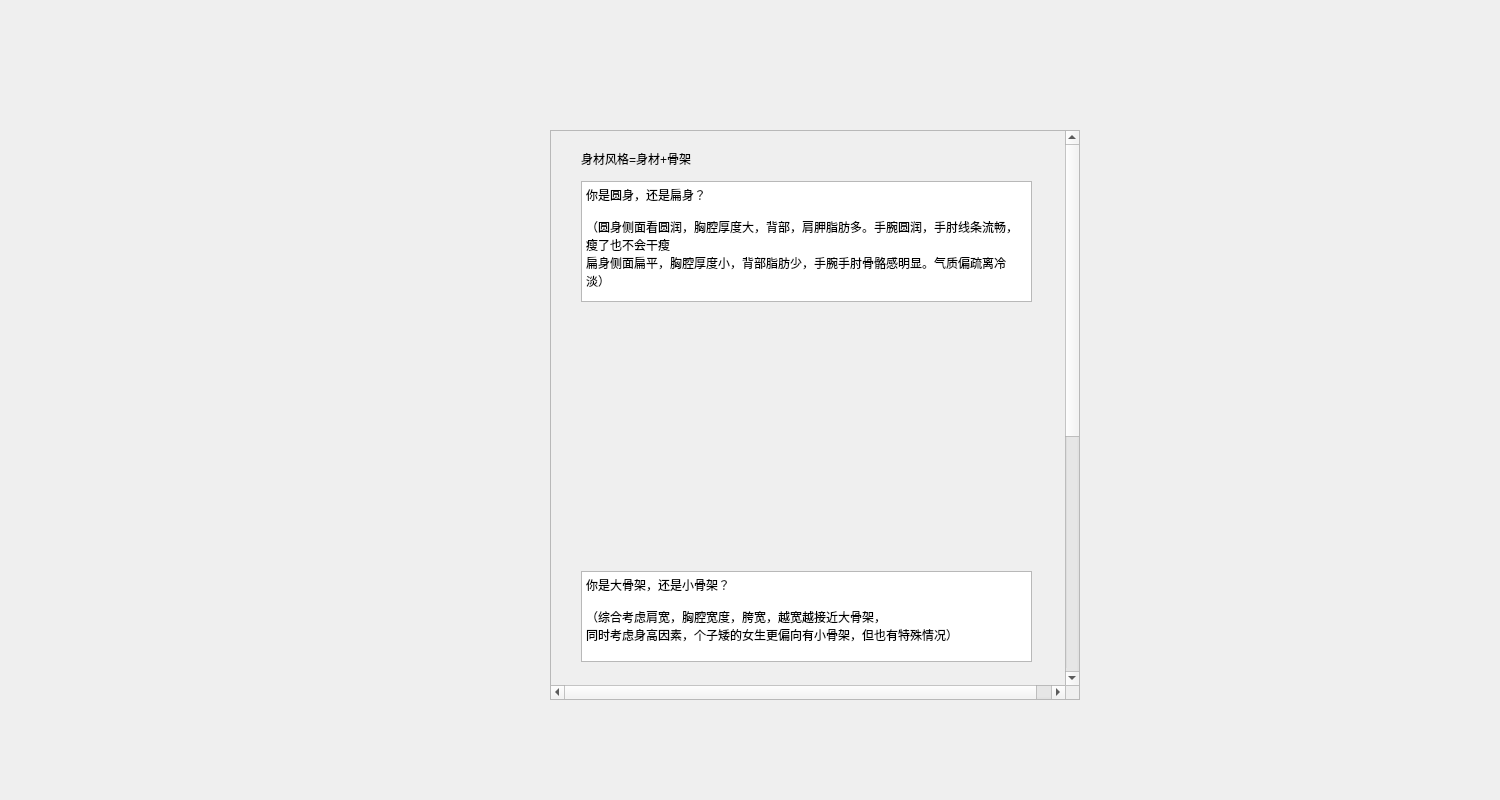
<?xml version="1.0" encoding="UTF-8"?>
<ui version="4.0">
 <class>coldbone</class>
 <widget class="QWidget" name="coldbone">
  <property name="geometry">
   <rect>
    <x>0</x>
    <y>0</y>
    <width>1500</width>
    <height>800</height>
   </rect>
  </property>
  <property name="windowTitle">
   <string>Form</string>
  </property>
  <widget class="QScrollArea" name="scrollArea">
   <property name="geometry">
    <rect>
     <x>550</x>
     <y>130</y>
     <width>530</width>
     <height>570</height>
    </rect>
   </property>
   <property name="minimumSize">
    <size>
     <width>20</width>
     <height>20</height>
    </size>
   </property>
   <property name="verticalScrollBarPolicy">
    <enum>Qt::ScrollBarAlwaysOn</enum>
   </property>
   <property name="horizontalScrollBarPolicy">
    <enum>Qt::ScrollBarAlwaysOn</enum>
   </property>
   <property name="widgetResizable">
    <bool>false</bool>
   </property>
   <widget class="QWidget" name="scrollAreaWidgetContents">
    <property name="geometry">
     <rect>
      <x>0</x>
      <y>0</y>
      <width>530</width>
      <height>1000</height>
     </rect>
    </property>
    <property name="minimumSize">
     <size>
      <width>500</width>
      <height>1000</height>
     </size>
    </property>
    <widget class="QLabel" name="label">
     <property name="geometry">
      <rect>
       <x>30</x>
       <y>20</y>
       <width>161</width>
       <height>16</height>
      </rect>
     </property>
     <property name="text">
      <string>身材风格=身材+骨架</string>
     </property>
    </widget>
    <widget class="QLabel" name="label_2">
     <property name="geometry">
      <rect>
       <x>30</x>
       <y>180</y>
       <width>211</width>
       <height>241</height>
      </rect>
     </property>
     <property name="text">
      <string/>
     </property>
    </widget>
    <widget class="QLabel" name="label_3">
     <property name="geometry">
      <rect>
       <x>260</x>
       <y>180</y>
       <width>211</width>
       <height>241</height>
      </rect>
     </property>
     <property name="text">
      <string/>
     </property>
    </widget>
    <widget class="QLabel" name="label_4">
     <property name="geometry">
      <rect>
       <x>30</x>
       <y>540</y>
       <width>211</width>
       <height>261</height>
      </rect>
     </property>
     <property name="text">
      <string/>
     </property>
    </widget>
    <widget class="QLabel" name="label_5">
     <property name="geometry">
      <rect>
       <x>250</x>
       <y>540</y>
       <width>231</width>
       <height>251</height>
      </rect>
     </property>
     <property name="text">
      <string/>
     </property>
    </widget>
    <widget class="QLabel" name="label_6">
     <property name="geometry">
      <rect>
       <x>30</x>
       <y>820</y>
       <width>391</width>
       <height>16</height>
      </rect>
     </property>
     <property name="text">
      <string>综合考虑你的身材类型与骨骼类型，选择你的身材风格是？</string>
     </property>
    </widget>
    <widget class="QRadioButton" name="radioButton">
     <property name="geometry">
      <rect>
       <x>30</x>
       <y>850</y>
       <width>115</width>
       <height>19</height>
      </rect>
     </property>
     <property name="text">
      <string>大骨架圆身材</string>
     </property>
    </widget>
    <widget class="QRadioButton" name="radioButton_2">
     <property name="geometry">
      <rect>
       <x>30</x>
       <y>880</y>
       <width>115</width>
       <height>19</height>
      </rect>
     </property>
     <property name="text">
      <string>大骨架扁身材</string>
     </property>
    </widget>
    <widget class="QRadioButton" name="radioButton_3">
     <property name="geometry">
      <rect>
       <x>250</x>
       <y>850</y>
       <width>181</width>
       <height>19</height>
      </rect>
     </property>
     <property name="text">
      <string>小/中等骨架圆身材</string>
     </property>
    </widget>
    <widget class="QRadioButton" name="radioButton_4">
     <property name="geometry">
      <rect>
       <x>250</x>
       <y>880</y>
       <width>161</width>
       <height>19</height>
      </rect>
     </property>
     <property name="text">
      <string>小/中等骨架扁身材</string>
     </property>
    </widget>
    <widget class="QTextBrowser" name="textBrowser_3">
     <property name="geometry">
      <rect>
       <x>30</x>
       <y>50</y>
       <width>451</width>
       <height>121</height>
      </rect>
     </property>
     <property name="html">
      <string>&lt;!DOCTYPE HTML PUBLIC &quot;-//W3C//DTD HTML 4.0//EN&quot; &quot;http://www.w3.org/TR/REC-html40/strict.dtd&quot;&gt;
&lt;html&gt;&lt;head&gt;&lt;meta name=&quot;qrichtext&quot; content=&quot;1&quot; /&gt;&lt;style type=&quot;text/css&quot;&gt;
p, li { white-space: pre-wrap; }
&lt;/style&gt;&lt;/head&gt;&lt;body style=&quot; font-family:'SimSun'; font-size:9pt; font-weight:400; font-style:normal;&quot;&gt;
&lt;p style=&quot; margin-top:0px; margin-bottom:0px; margin-left:0px; margin-right:0px; -qt-block-indent:0; text-indent:0px;&quot;&gt;你是圆身，还是扁身？&lt;/p&gt;
&lt;p style=&quot;-qt-paragraph-type:empty; margin-top:0px; margin-bottom:0px; margin-left:0px; margin-right:0px; -qt-block-indent:0; text-indent:0px;&quot;&gt;&lt;br /&gt;&lt;/p&gt;
&lt;p style=&quot; margin-top:0px; margin-bottom:0px; margin-left:0px; margin-right:0px; -qt-block-indent:0; text-indent:0px;&quot;&gt;（圆身侧面看圆润，胸腔厚度大，背部，肩胛脂肪多。手腕圆润，手肘线条流畅，瘦了也不会干瘦&lt;/p&gt;
&lt;p style=&quot; margin-top:0px; margin-bottom:0px; margin-left:0px; margin-right:0px; -qt-block-indent:0; text-indent:0px;&quot;&gt;扁身侧面扁平，胸腔厚度小，背部脂肪少，手腕手肘骨骼感明显。气质偏疏离冷淡）&lt;/p&gt;&lt;/body&gt;&lt;/html&gt;</string>
     </property>
    </widget>
    <widget class="QTextBrowser" name="textBrowser_2">
     <property name="geometry">
      <rect>
       <x>30</x>
       <y>440</y>
       <width>451</width>
       <height>91</height>
      </rect>
     </property>
     <property name="html">
      <string>&lt;!DOCTYPE HTML PUBLIC &quot;-//W3C//DTD HTML 4.0//EN&quot; &quot;http://www.w3.org/TR/REC-html40/strict.dtd&quot;&gt;
&lt;html&gt;&lt;head&gt;&lt;meta name=&quot;qrichtext&quot; content=&quot;1&quot; /&gt;&lt;style type=&quot;text/css&quot;&gt;
p, li { white-space: pre-wrap; }
&lt;/style&gt;&lt;/head&gt;&lt;body style=&quot; font-family:'SimSun'; font-size:9pt; font-weight:400; font-style:normal;&quot;&gt;
&lt;p style=&quot; margin-top:0px; margin-bottom:0px; margin-left:0px; margin-right:0px; -qt-block-indent:0; text-indent:0px;&quot;&gt;你是大骨架，还是小骨架？&lt;/p&gt;
&lt;p style=&quot;-qt-paragraph-type:empty; margin-top:0px; margin-bottom:0px; margin-left:0px; margin-right:0px; -qt-block-indent:0; text-indent:0px;&quot;&gt;&lt;br /&gt;&lt;/p&gt;
&lt;p style=&quot; margin-top:0px; margin-bottom:0px; margin-left:0px; margin-right:0px; -qt-block-indent:0; text-indent:0px;&quot;&gt;（综合考虑肩宽，胸腔宽度，胯宽，越宽越接近大骨架，&lt;/p&gt;
&lt;p style=&quot; margin-top:0px; margin-bottom:0px; margin-left:0px; margin-right:0px; -qt-block-indent:0; text-indent:0px;&quot;&gt;同时考虑身高因素，个子矮的女生更偏向有小骨架，但也有特殊情况）&lt;/p&gt;&lt;/body&gt;&lt;/html&gt;</string>
     </property>
    </widget>
   </widget>
  </widget>
 </widget>
 <resources/>
 <connections/>
</ui>
